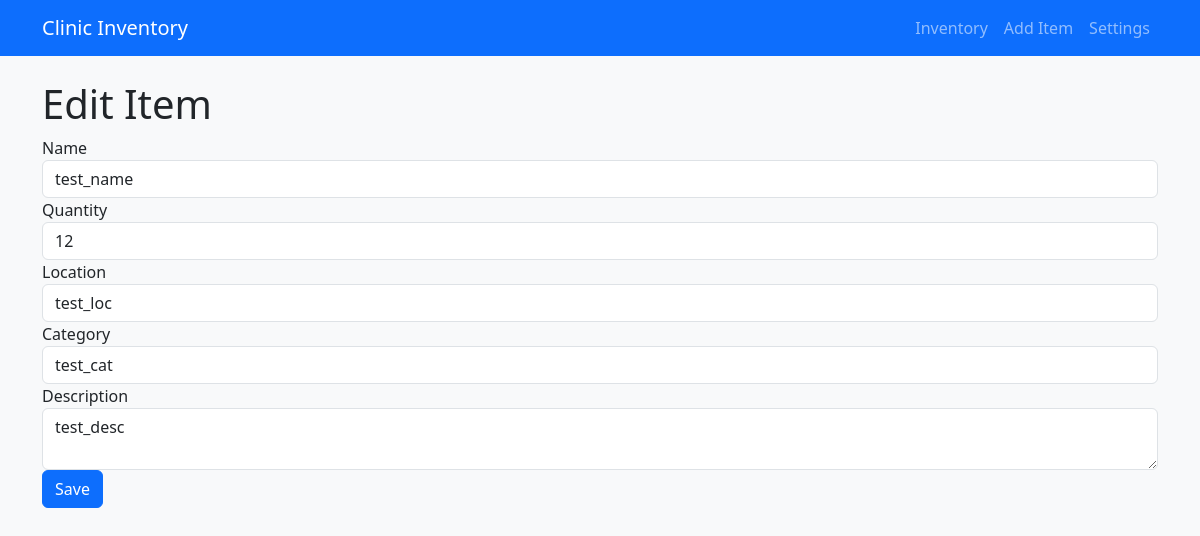
The app's page /edit_item/2, older data.
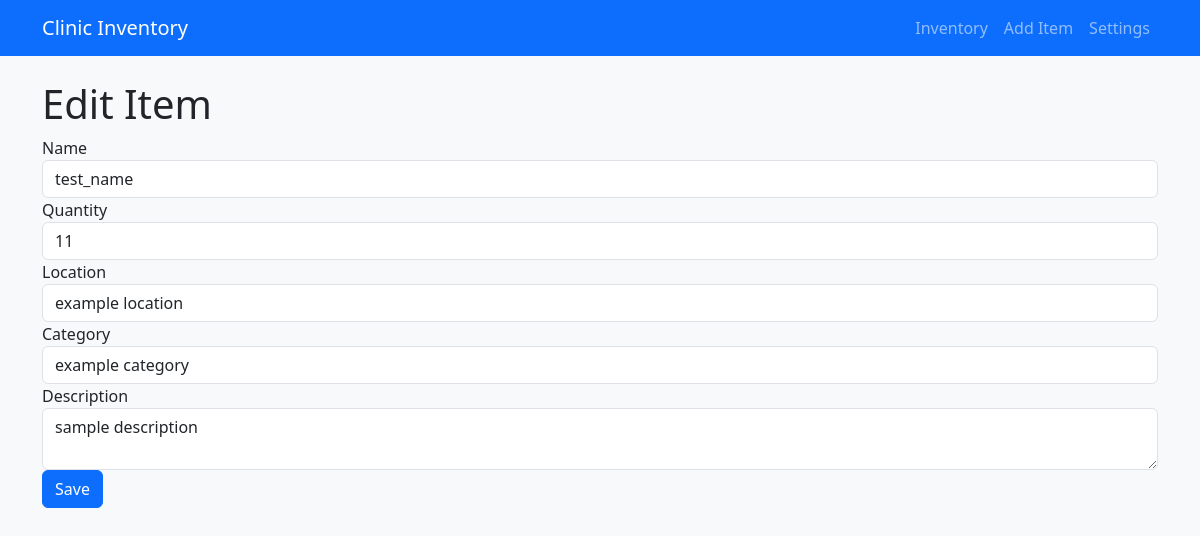
The same page, newer data.
### tables this page shows
CREATE TABLE items (
                id INTEGER PRIMARY KEY AUTOINCREMENT,
                name TEXT NOT NULL,
                quantity INTEGER NOT NULL,
                location TEXT,
                category TEXT,
                description TEXT
            );

### app.py (the view, shortened to what this page needs)
@app.route('/edit_item/<int:item_id>', methods=['GET', 'POST'])
def edit_item(item_id):
    item = query_db("SELECT * FROM items WHERE id = ?", [item_id], one=True)
    locations = query_db("SELECT value FROM settings WHERE type = 'location'")
    categories = query_db("SELECT value FROM settings WHERE type = 'category'")
    return render_template('edit_item.html', item=item, locations=locations, categories=categories)

### app.py (called while the page is built)
def query_db(query, args=(), one=False):
    with sqlite3.connect(DATABASE) as conn:
        conn.row_factory = sqlite3.Row  # This makes SQLite return rows as dictionaries
        cur = conn.cursor()
        cur.execute(query, args)
        rv = cur.fetchall()
        return (rv[0] if rv else None) if one else rv

### templates/edit_item.html
{% extends "base.html" %}
{% block content %}
<h1>Edit Item</h1>
<form method="POST">
    <div class="form-group">
        <label for="name">Name</label>
        <input type="text" name="name" class="form-control" value="{{ item.name }}">
    </div>
    <div class="form-group">
        <label for="quantity">Quantity</label>
        <input type="number" name="quantity" class="form-control" value="{{ item.quantity }}">
    </div>
    <div class="form-group">
        <label for="location">Location</label>
        <input type="text" name="location" class="form-control" value="{{ item.location }}">
    </div>
    <div class="form-group">
        <label for="category">Category</label>
        <input type="text" name="category" class="form-control" value="{{ item.category }}">
    </div>
    <div class="form-group">
        <label for="description">Description</label>
        <textarea name="description" class="form-control">{{ item.description }}</textarea>
    </div>
    <button type="submit" class="btn btn-primary">Save</button>
</form>
{% endblock %}

Row changes from the older to the newer data that the page shows:
changed items "test_name": quantity "12" → "11"; location "test_loc" → "example location"; category "test_cat" → "example category"; description "test_desc" → "sample description"
